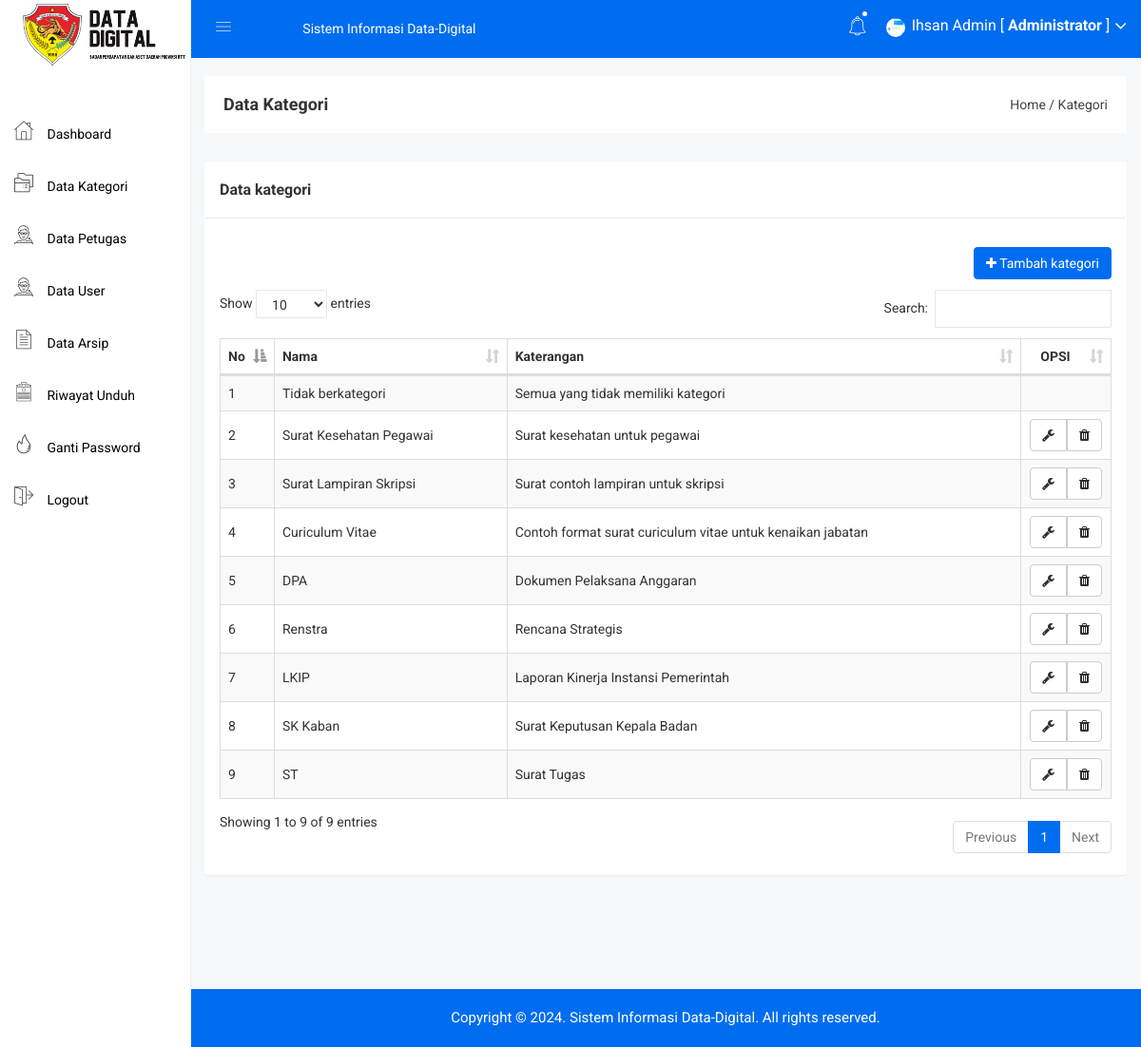
Page /admin/kategori.php (signed in) on the committed database.
### tables this page shows
CREATE TABLE IF NOT EXISTS `kategori` (
  `kategori_id` int(11) NOT NULL AUTO_INCREMENT,
  `kategori_nama` varchar(255) NOT NULL,
  `kategori_keterangan` text NOT NULL,
  PRIMARY KEY (`kategori_id`)
);

### admin/kategori.php (the view)
<?php include 'header.php'; ?>
<div class="breadcome-area">
    <div class="container-fluid">
        <div class="row">
            <div class="col-lg-12 col-md-12 col-sm-12 col-xs-12">
                <div class="breadcome-list">
                    <div class="row">
                        <div class="col-lg-6 col-md-6 col-sm-6 col-xs-12">
                            <div class="breadcome-heading">
                                <h4 style="margin-bottom: 0px">Data Kategori</h4>
                            </div>
                        </div>
                        <div class="col-lg-6 col-md-6 col-sm-6 col-xs-12">
                            <ul class="breadcome-menu" style="padding-top: 0px">
                                <li><a href="#">Home</a> <span class="bread-slash">/</span></li>
                                <li><span class="bread-blod">Kategori</span></li>
                            </ul>
                        </div>
                    </div>
                </div>
            </div>
        </div>
    </div>
</div>
<div class="container-fluid">
    <div class="panel panel">
        <div class="panel-heading">
            <h3 class="panel-title">Data kategori</h3>
        </div>
        <div class="panel-body">
            <div class="pull-right">
                <a href="kategori_tambah.php" class="btn btn-primary"><i class="fa fa-plus"></i> Tambah kategori</a>
            </div>
            <br>
            <br>
            <br>
            <table id="table" class="table table-bordered table-striped table-hover table-datatable">
                <thead>
                    <tr>
                        <th width="1%">No</th>
                        <th>Nama</th>
                        <th>Katerangan</th>
                        <th class="text-center" width="10%">OPSI</th>
                    </tr>
                </thead>
                <tbody>
                    <?php
                    include '../koneksi.php';
                    $no = 1;
                    $kategori = mysqli_query($koneksi,"SELECT * FROM kategori");
                    while($p = mysqli_fetch_array($kategori)){
                        ?>
                        <tr>
                            <td><?php echo $no++; ?></td>
                            <td><?php echo $p['kategori_nama'] ?></td>
                            <td><?php echo $p['kategori_keterangan'] ?></td>
                            <td class="text-center">
                                <?php
                                if($p['kategori_id'] != 1){
                                    ?>
                                    <div class="btn-group">
                                        <a href="kategori_edit.php?id=<?php echo $p['kategori_id']; ?>" class="btn btn-default"><i class="fa fa-wrench"></i></a>
                                        <a href="kategori_hapus.php?id=<?php echo $p['kategori_id']; ?>" class="btn btn-default"><i class="fa fa-trash"></i></a>
                                    </div>
                                    <?php
                                }
                                ?>
                            </td>
                        </tr>
                        <?php
                    }
                    ?>
                </tbody>
            </table>
        </div>
    </div>
</div>
<?php include 'footer.php'; ?>

### admin/header.php (shortened to what this page needs)
<!doctype html>
<html>
<head>
    <link rel="stylesheet" href="../assets/css/bootstrap.min.css">
    <link rel="stylesheet" href="../assets/css/font-awesome.min.css">
    <link rel="stylesheet" href="../assets/css/owl.carousel.css">
    <link rel="stylesheet" href="../assets/css/owl.theme.css">
    <link rel="stylesheet" href="../assets/css/owl.transitions.css">
    <link rel="stylesheet" href="../assets/css/animate.css">
    <link rel="stylesheet" href="../assets/css/normalize.css">
    <link rel="stylesheet" href="../assets/css/meanmenu.min.css">
    <link rel="stylesheet" href="../assets/css/main.css">
    <link rel="stylesheet" href="../assets/css/educate-custon-icon.css">
    <link rel="stylesheet" href="../assets/css/morrisjs/morris.css">
    <link rel="stylesheet" href="../assets/css/scrollbar/jquery.mCustomScrollbar.min.css">
    <link rel="stylesheet" href="../assets/css/metisMenu/metisMenu.min.css">
    <link rel="stylesheet" href="../assets/css/metisMenu/metisMenu-vertical.css">
    <link rel="stylesheet" href="../assets/css/calendar/fullcalendar.min.css">
    <link rel="stylesheet" href="../assets/css/calendar/fullcalendar.print.min.css">
    <link rel="stylesheet" href="../assets/style.css">
    <link rel="stylesheet" href="../assets/css/responsive.css">
    <link rel="stylesheet" href="../assets/css/style.css">
    <link rel="stylesheet" type="text/css" href="../assets/js/DataTables/datatables.css">
    <?php
    include '../koneksi.php';
    ?>
</head>
<body>
    <div class="left-sidebar-pro">
        <nav id="sidebar" class="">
            <div class="sidebar-header">
                <a href="index.html"><img class="main-logo" src="../assets/img/logo/logo4.png" alt="" /></a>
            </div>
            <div class="left-custom-menu-adp-wrap comment-scrollbar">
                <nav class="sidebar-nav left-sidebar-menu-pro" style="margin-top: 30px">
                    <ul class="metismenu" id="menu1">
                        <li class="active">
                            <a href="index.php">
                                <span class="educate-icon educate-home icon-wrap"></span>
                                <span class="mini-click-non">Dashboard</span>
                            </a>
                        </li>
                        <li>
                            <a href="kategori.php" aria-expanded="false"><span class="educate-icon educate-course icon-wrap sub-icon-mg" aria-hidden="true"></span> <span class="mini-click-non">Data Kategori</span></a>
                        </li>
                        <li>
                            <a href="petugas.php" aria-expanded="false"><span class="educate-icon educate-professor icon-wrap sub-icon-mg" aria-hidden="true"></span> <span class="mini-click-non">Data Petugas</span></a>
                        </li>
                        <li>
                            <a href="user.php" aria-expanded="false"><span class="educate-icon educate-professor icon-wrap sub-icon-mg" aria-hidden="true"></span> <span class="mini-click-non">Data User</span></a>
                        </li>
                        <li>
                            <a href="arsip.php" aria-expanded="false"><span class="educate-icon educate-data-table icon-wrap sub-icon-mg" aria-hidden="true"></span> <span class="mini-click-non">Data Arsip</span></a>
                        </li>
                        <li>
                            <a href="riwayat.php" aria-expanded="false"><span class="educate-icon educate-form icon-wrap sub-icon-mg" aria-hidden="true"></span> <span class="mini-click-non">Riwayat Unduh</span></a>
                        </li>
                        <li>
                            <a href="gantipassword.php" aria-expanded="false"><span class="educate-icon educate-danger icon-wrap sub-icon-mg" aria-hidden="true"></span> <span class="mini-click-non">Ganti Password</span></a>
                        </li>
                        <li>
                            <a href="logout.php" aria-expanded="false"><span class="educate-icon educate-pages icon-wrap sub-icon-mg" aria-hidden="true"></span> <span class="mini-click-non">Logout</span></a>
                        </li>
                    </ul>
                </nav>
            </div>
        </nav>
    </div>
    <div class="all-content-wrapper">
        <div class="container-fluid">
            <div class="row">
                <div class="col-lg-12 col-md-12 col-sm-12 col-xs-12">
                    <div class="logo-pro">
                        <a href="index.html"><img class="main-logo" src="../assets/img/logo/logo.png" alt="" /></a>
                    </div>
                </div>
            </div>
        </div>
        <div class="header-advance-area">
            <div class="header-top-area">
                <div class="container-fluid">
                    <div class="row">
                        <div class="col-lg-12 col-md-12 col-sm-12 col-xs-12">
                            <div class="header-top-wraper">
                                <div class="row">
                                    <div class="col-lg-1 col-md-0 col-sm-12 col-xs-12">
                                        <div class="menu-switcher-pro">
                                            <button type="button" id="sidebarCollapse" class="btn bar-button-pro header-drl-controller-btn btn-info navbar-btn">
                                                <i class="educate-icon educate-nav"></i>
                                            </button>
                                        </div>
                                    </div>
                                    <div class="col-lg-5 col-md-6 col-sm-12 col-xs-12">
                                        <div class="header-top-menu tabl-d-n">
                                            <ul class="nav navbar-nav mai-top-nav">
                                                <li class="nav-item"><a href="#" class="nav-link">Sistem Informasi Data-Digital</a></li>
                                            </ul>
                                        </div>
                                    </div>
                                    <div class="col-lg-6 col-md-6 col-sm-12 col-xs-12">
                                        <div class="header-right-info">
                                            <ul class="nav navbar-nav mai-top-nav header-right-menu">
                                                <li class="nav-item">
                                                    <a href="#" data-toggle="dropdown" role="button" aria-expanded="false" class="nav-link dropdown-toggle"><i class="educate-icon educate-bell" aria-hidden="true"></i><span class="indicator-nt"></span></a>
                                            </li>
                                            <li class="nav-item">
                                                <a href="#" data-toggle="dropdown" role="button" aria-expanded="false" class="nav-link dropdown-toggle">
                                                    <?php
                                                    $id_admin = $_SESSION['id'];
                                                    $profil = mysqli_query($koneksi,"select * from admin where admin_id='$id_admin'");
                                                    $profil = mysqli_fetch_assoc($profil);
                                                    if($profil['admin_foto'] == ""){
                                                      ?>
                                                      <img src="../gambar/sistem/user.png" style="width: 20px;height: 20px">
                                                  <?php }else{ ?>
                                                    <img src="../gambar/admin/<?php echo $profil['admin_foto'] ?>" style="width: 20px;height: 20px">
                                                <?php } ?>
                                                <span class="admin-name"><?php echo $_SESSION['nama']; ?> [ <b>Administrator</b> ]</span>
                                                <i class="fa fa-angle-down edu-icon edu-down-arrow"></i>
                                            </a>
                                        </li>
                                    </ul>
                                </div>
                            </div>
                        </div>
                    </div>
                </div>
            </div>
        </div>
    </div>
</div>

### assets/css/main.css (style rules this page uses)
html { color: #222; font-size: 1em; line-height: 1.4; }
audio, canvas, iframe, img, svg, video { vertical-align: middle; }

### assets/css/metisMenu/metisMenu-vertical.css (style rules this page uses)
.sidebar-nav { background: #fff; }
.sidebar-nav ul { padding: 0; margin: 0; list-style: none; background: #f5f5f5; }
.sidebar-nav .metismenu { background: #fff; display: -webkit-box; display: -ms-flexbox; display: flex; -webkit-box-orient: vertical; -webkit-box-direction: normal; -ms-flex-direction: column; flex-direction: column; }
.sidebar-nav .metismenu li + li { margin-top: 5px; }
.sidebar-nav .metismenu li:last-child { margin-bottom: 5px; }
.sidebar-nav .metismenu > li { display: -webkit-box; display: -ms-flexbox; display: flex; -webkit-box-orient: vertical; -webkit-box-direction: normal; -ms-flex-direction: column; flex-direction: column; position: relative; }
.sidebar-nav .metismenu a { position: relative; display: block; padding: 13px 15px; color: #444; outline-width: 0; transition: all .3s ease-out; font-size:16px; font-weight:400; }
.sidebar-nav .metismenu li .icon-wrap { margin-right:5px; font-size:20px; color:#303030; }
.sidebar-nav .metismenu li .sub-icon-mg { margin-right:5px; font-size:16px; }

### assets/css/style.css (style rules this page uses)
table .btn { margin: 0px !important; }
.btn-primary { background: #006df0; color: white !important; border: 1px solid #006df0; }
.panel-heading { padding: 20px 15px; border-bottom: 1px solid #ececec; }
.sidebar-nav .metismenu a { position: relative; display: block; padding: 13px 15px; color: #000; outline-width: 0; transition: all .3s ease-out; font-size: 14px; font-weight: 400; }
.sidebar-nav .metismenu a > .icon-wrap { font-size: 20px; margin-right: 11px; }
#sidebar { border-right: 1px solid #eee; }
.all-content-wrapper { min-height: 500px; }
td { vertical-align: middle !important; }

### assets/js/DataTables/datatables.css (style rules this page uses)
table.dataTable { clear: both; margin-top: 6px !important; margin-bottom: 6px !important; max-width: none !important; border-collapse: separate !important; }
table.dataTable td, table.dataTable th { -webkit-box-sizing: content-box; box-sizing: content-box; }
table.dataTable thead > tr > th.sorting_asc, table.dataTable thead > tr > th.sorting_desc, table.dataTable thead > tr > th.sorting, table.dataTable thead > tr > td.sorting_asc, table.dataTable thead > tr > td.sorting_desc, table.dataTable thead > tr > td.sorting { padding-right: 30px; }
table.dataTable thead .sorting, table.dataTable thead .sorting_asc, table.dataTable thead .sorting_desc, table.dataTable thead .sorting_asc_disabled, table.dataTable thead .sorting_desc_disabled { cursor: pointer; position: relative; }
table.dataTable thead .sorting:after, table.dataTable thead .sorting_asc:after, table.dataTable thead .sorting_desc:after, table.dataTable thead .sorting_asc_disabled:after, table.dataTable thead .sorting_desc_disabled:after { position: absolute; bottom: 8px; right: 8px; display: block; font-family: 'Glyphicons Halflings'; opacity: 0.5; }
table.dataTable thead .sorting:after { opacity: 0.2; content: "\e150"; }
table.dataTable thead .sorting_asc:after { content: "\e155"; }
table.table-bordered.dataTable th, table.table-bordered.dataTable td { border-left-width: 0; }
table.table-bordered.dataTable th:last-child, table.table-bordered.dataTable th:last-child, table.table-bordered.dataTable td:last-child, table.table-bordered.dataTable td:last-child { border-right-width: 0; }
table.table-bordered.dataTable tbody th, table.table-bordered.dataTable tbody td { border-bottom-width: 0; }

### rows in the picture
kategori: kategori_nama "Tidak berkategori", kategori_keterangan "Semua yang tidak memiliki kategori"
kategori: kategori_nama "Surat Kesehatan Pegawai", kategori_keterangan "Surat kesehatan untuk pegawai"
kategori: kategori_nama "Surat Lampiran Skripsi", kategori_keterangan "Surat contoh lampiran untuk skripsi"
kategori: kategori_nama "Curiculum Vitae", kategori_keterangan "Contoh format surat curiculum vitae untuk kenaikan jabatan"
kategori: kategori_nama "DPA", kategori_keterangan "Dokumen Pelaksana Anggaran"
kategori: kategori_nama "Renstra", kategori_keterangan "Rencana Strategis"
kategori: kategori_nama "LKIP", kategori_keterangan "Laporan Kinerja Instansi Pemerintah"
kategori: kategori_nama "SK Kaban", kategori_keterangan "Surat Keputusan Kepala Badan"
kategori: kategori_nama "ST", kategori_keterangan "Surat Tugas"

### other values in the picture
$_SESSION['nama'] "Ihsan Admin"
